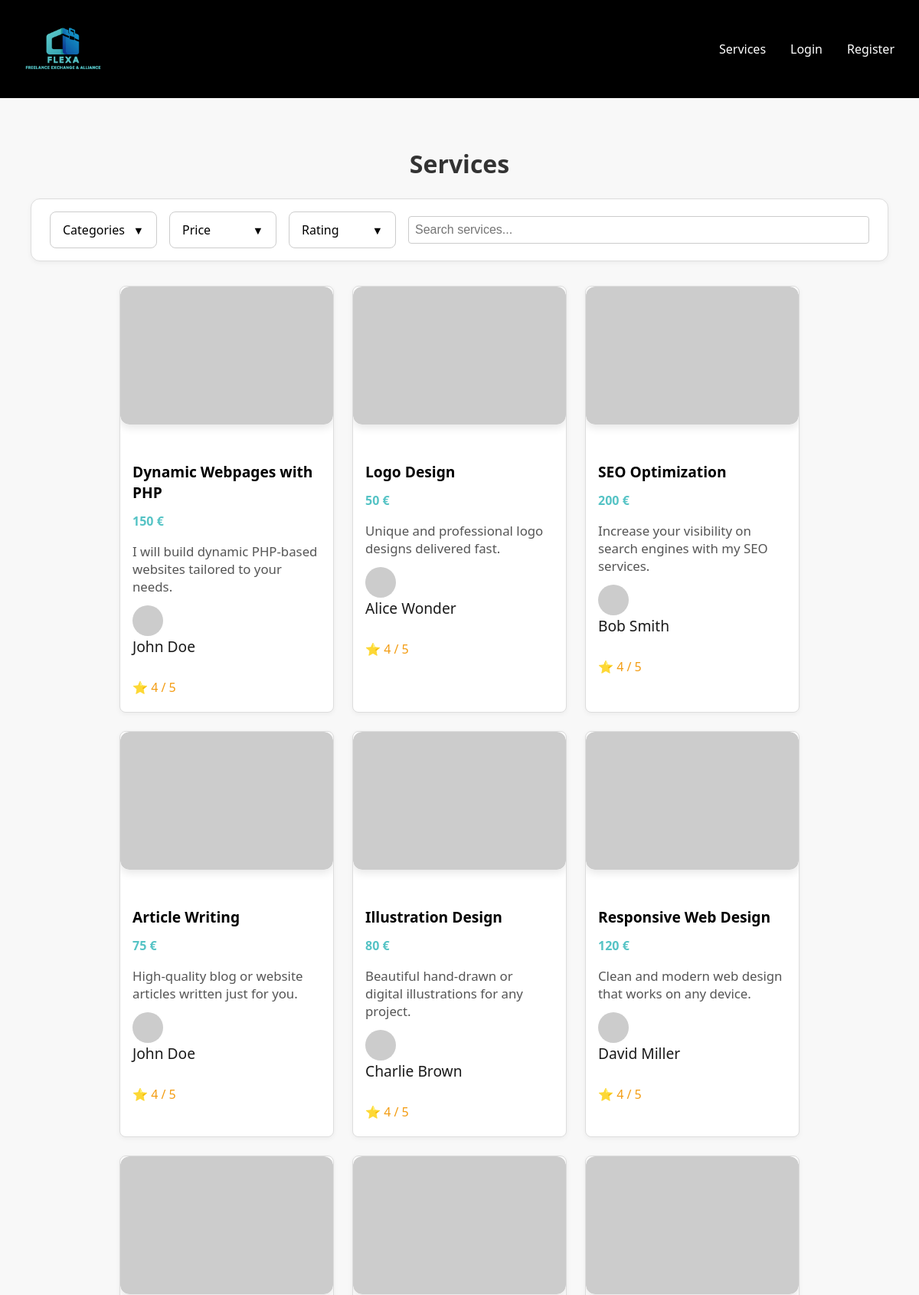
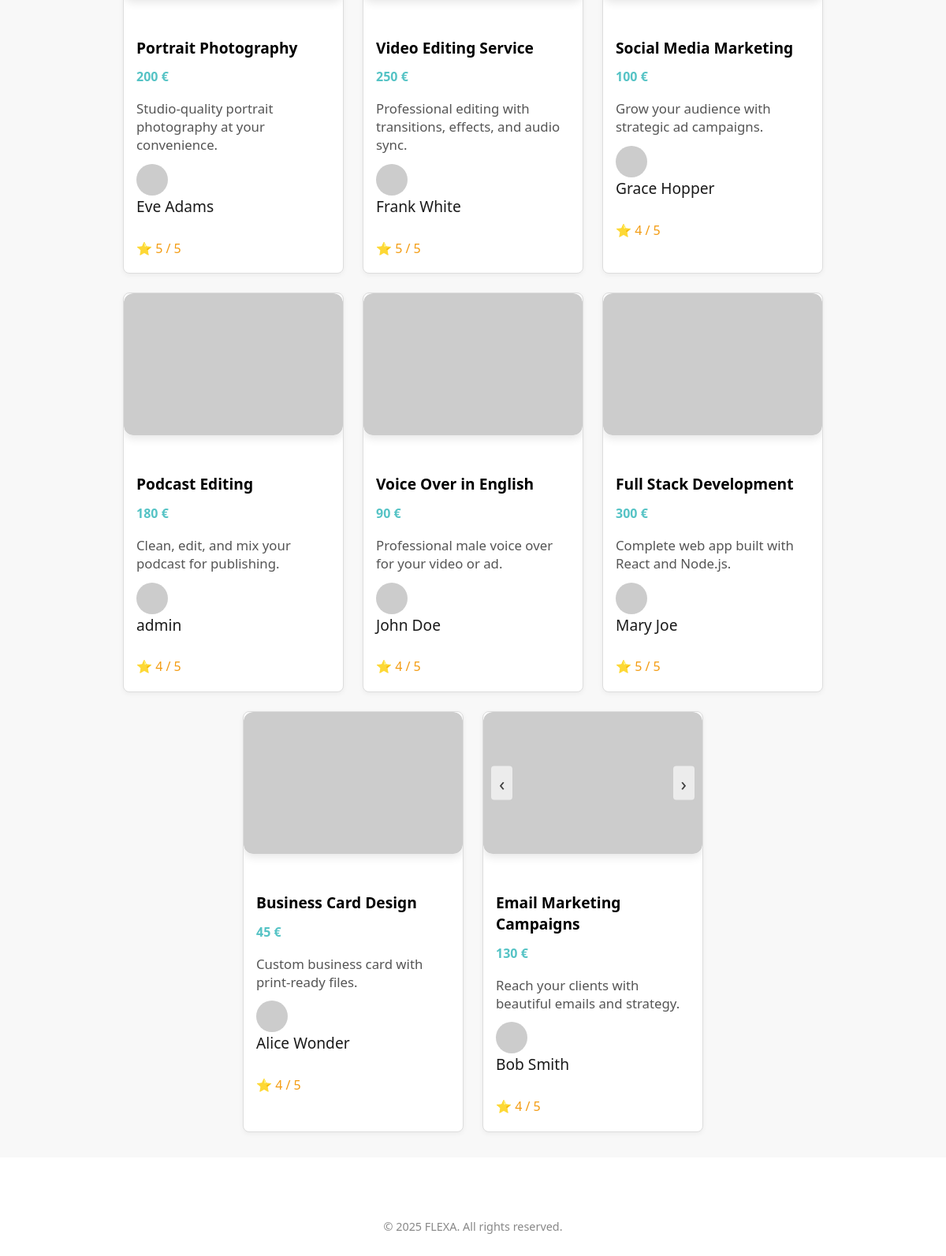
Screenshot of /pages/services.php with the database file from the repository (2 pictures, top to bottom).
### tables this page shows
CREATE TABLE Service
(
    serviceId    INTEGER,
    freelancerId INTEGER,
    categoryId   INTEGER,
    title        VARCHAR(255),
    price        DECIMAL(10, 2),
    deliveryTime INTEGER,
    description  TEXT,
    about        TEXT,
    status       VARCHAR(15),
    rating       DECIMAL(2, 1) DEFAULT 0,

    CONSTRAINT Service_PK PRIMARY KEY (serviceId),
    CONSTRAINT Service_freelancerId_NN CHECK (freelancerId IS NOT NULL),
    CONSTRAINT Service_title_NN CHECK (title IS NOT NULL),
    CONSTRAINT Service_price_NN CHECK (price IS NOT NULL),
    CONSTRAINT Service_deliveryTime_NN CHECK (deliveryTime IS NOT NULL),
    CONSTRAINT Service_description_NN CHECK (description IS NOT NULL),
    CONSTRAINT Service_status_NN CHECK (status IS NOT NULL),
    CONSTRAINT Service_rating_NN CHECK (rating IS NOT NULL),
    CONSTRAINT Service_freelancer_FK FOREIGN KEY (freelancerId) REFERENCES User (userId) ON UPDATE CASCADE,
    CONSTRAINT Service_category_FK FOREIGN KEY (categoryId) REFERENCES ServiceCategory (serviceCategoryId) ON DELETE SET NULL ON UPDATE CASCADE,
    CONSTRAINT Service_deliveryTime_check CHECK (deliveryTime > 0),
    CONSTRAINT Service_status_CK CHECK (status IN ('active', 'inactive', 'deleted')),
    CONSTRAINT Service_rating_CK CHECK (rating BETWEEN 0 AND 5)
);

### pages/services.php (called while the page is built, shortened)
<?php
require_once(__DIR__ . '/../templates/common.tpl.php');
require_once(__DIR__ . '/../database/connection.db.php');
require_once(__DIR__ . '/../model/service.class.php');
require_once(__DIR__ . '/../templates/services.tpl.php');
$db = getDatabaseConnection();
$services = Service::getAllServices($db);
$services_freelancers = getFreelancersForServices($db, $services);
drawServices("Services", $services_freelancers, $db);

### model/service.class.php (called while the page is built, shortened)
<?php
class Service
{
    public static function getAllServices(PDO $db): array
    {
        $stmt = $db->prepare("SELECT * FROM Service");
        $stmt->execute();
        $services = [];
        while ($data = $stmt->fetch(PDO::FETCH_ASSOC)) {
            $serviceId = intval($data['serviceId']);
            $freelancerId = intval($data['freelancerId']);
            $categoryId = intval($data['categoryId']);
            $title = $data['title'];
            $price = floatval($data['price']);
            $deliveryTime = intval($data['deliveryTime']);
            $description = $data['description'];
            $about = $data['about'];
            $status = $data['status'];
            $rating = floatval($data['rating']);
            $mediaStmt = $db->prepare("SELECT mediaURL FROM ServiceMedia WHERE serviceId = :id");
            $mediaStmt->bindParam(":id", $serviceId, PDO::PARAM_INT);
            $mediaStmt->execute();
            $images = $mediaStmt->fetchAll(PDO::FETCH_COLUMN);
            $services[] = new Service(
                $serviceId,
                $freelancerId,
                $categoryId,
                $title,
                $price,
                $deliveryTime,
                $description,
                $about,
                $status,
                $rating,
                $images
            );
        }
        return $services;
    }
}

### templates/services.tpl.php (the view, shortened to what this page needs)
<?php
require_once(__DIR__ . '/../templates/common.tpl.php');
require_once(__DIR__ . '/../database/connection.db.php');
require_once(__DIR__ . '/../model/service.class.php');
function drawServices(string $category, array $services, PDO $db): void
{
?>
    <section class="category-section">
        <div class="category-container">
            <?php
            if (strtolower($category) === 'services') {
                echo '<h2 class="section-title">Services</h2>';
            } elseif (str_starts_with($category, '_')) {
                echo '<h2 class="section-category-title">Search Results for ' . htmlspecialchars(ucfirst(substr($category, 1))) . '</h2>';
            } else {
                echo '<h2 class="section-category-title">' . htmlspecialchars($category) . '</h2>';
            }
            ?>
            <div class="filter-controls">
                <div class="filter-dropdown">
                    <button class="filter-button" data-toggle-dropdown="#categories-dropdown">
                        Categories <span class="arrow">▼</span>
                    </button>
                </div>
                <div class="filter-dropdown">
                    <button class="filter-button" data-toggle-dropdown="#price-dropdown">
                        Price <span class="arrow">▼</span>
                    </button>
                </div>
                <div class="filter-dropdown">
                    <button class="filter-button" data-toggle-dropdown="#rating-dropdown">
                        Rating <span class="arrow">▼</span>
                    </button>
                </div>
                <div class="search-wrapper">
                    <input type="text" id="search-service-input" class="search-bar" placeholder="Search services...">
                </div>
            </div>
            <?php if (empty($services)): ?>
                <p>No services found in this category.</p>
            <?php else: ?>
                <div class="service-grid">
                    <?php foreach ($services as $service): ?>
                        <article class="service-display card-hover-lift">
                            <div class="service-slider" data-service-id="<?= $service['serviceId'] ?>">
                                <?php if (count($service['images']) > 1): ?>
                                    <button class="slider-prev">‹</button>
                                <?php endif; ?>
                                <div class="slider-images">
                                    <?php foreach ($service['images'] as $index => $imgURL): ?>
                                        <a href="/pages/service_detail.php?id=<?= $service['serviceId'] ?>">
                                            <img src="<?= htmlspecialchars($imgURL) ?>"
                                                alt="Service image <?= $index + 1 ?>"
                                                class="slider-image<?= $index === 0 ? ' active' : '' ?>">
                                        </a>
                                    <?php endforeach; ?>
                                </div>
                                <?php if (count($service['images']) > 1): ?>
                                    <button class="slider-next">›</button>
                                <?php endif; ?>
                            </div>
                            <div class="service-info">
                                <h3 class="service-title"><?= htmlspecialchars($service['title']) ?></h3>
                                <p class="service-price"><?= htmlspecialchars((string)$service['price']) ?> €</p>
                                <p class="service-description text-clamp-3"><?= htmlspecialchars($service['description']) ?></p>
                                <div class="freelancer-info">
                                    <a href="/pages/user.php?id=<?= $service['freelancer']['id'] ?>">
                                        <img src="<?= htmlspecialchars($service['freelancer']['profilePictureURL']) ?>"
                                            alt="Freelancer profile" class="freelancer-pic">
                                        <span class="freelancer-name"><?= htmlspecialchars($service['freelancer']['name']) ?></span>
                                    </a>
                                </div>
                                <?php if ($service['avgRating'] != 0): ?>
                                    <p class="service-rating">
                                        ⭐ <?= htmlspecialchars((string)round($service['avgRating']), 2) ?> /
                                        5</p>
                                <?php else: ?>
                                    <p class="service-rating">⭐ No ratings yet</p>
                                <?php endif; ?>
                            </div>
                        </article>
                    <?php endforeach; ?>
                </div>
            <?php endif; ?>
        </div>
    </section>
<?php } ?>

### css/variables.css (style rules this page uses)
:root { --color-primary: #ff3c00; --color-primary-dark: #e83500; --color-secondary: #55c3c5; --color-secondary-dark: #007a7c; --color-success: #28a745; --color-info: #17a2b8; --color-info-dark: #0056b3; --color-warning: #ffc107; --color-danger: #dc3545; --color-black: #000; --color-gray-dark: #333; --color-gray-medium: #555; --color-gray-light: #888; --color-gray-border: #ccc; --color-gray-bg: #f8f8f8; --color-white: #fff; --color-text-primary: var(--color-gray-dark); --color-text-secondary: var(--color-gray-medium); --color-text-muted: var(--color-gray-light); --color-text-white: var(--color-white); --color-bg-primary: var(--color-white); --color-bg-secondary: var(--color-gray-bg); --color-border-primary: var(--color-gray-border); --color-border-secondary: #ddd; --color-border-light: #eee; }

### css/base.css (style rules this page uses)
*, *::before, *::after { box-sizing: border-box; }
body { margin: 0; background: var(--color-bg-primary); color: var(--color-text-primary); font-family: "Segoe UI", sans-serif; padding: 0; }
a { text-decoration: none; color: inherit; }
h1, h2, h3, h4, h5, h6 { margin-top: 0; font-weight: bold; }
p { margin-bottom: 1rem; }
img { max-width: 100%; height: auto; display: block; }
button { font-family: inherit; cursor: pointer; }
.text-clamp-3 { display: -webkit-box; -webkit-line-clamp: 3; line-clamp: 3; -webkit-box-orient: vertical; overflow: hidden; }
.card-hover-lift { transition: transform 0.2s ease, box-shadow 0.2s ease; }

### css/categories.css (style rules this page uses)
.section-title { text-align: center; font-size: 2rem; font-weight: bold; margin-top: 2rem; margin-bottom: 1.5rem; color: var(--color-text-primary); }
.category-section { padding: 2rem 0; background-color: var(--color-bg-secondary); }
.category-container { max-width: 1200px; margin: 0 auto; padding: 0 1rem; }

### css/user.css (style rules this page uses)
.service-info p { margin: 0.3rem 0; text-align: left; }

### css/service.css (style rules this page uses)
.service-grid { display: flex; gap: 1.5rem; justify-content: center; flex-wrap: wrap; align-items: stretch; }
.service-display { background-color: white; border: 1px solid var(--color-border-secondary); border-radius: 8px; overflow: hidden; box-shadow: 0 2px 6px rgba(0, 0, 0, 0.05); transition: transform 0.2s ease; display: flex; flex-direction: column; justify-content: space-between; width: 280px; min-height: 500px; flex: 0 1 auto; }
.service-info { flex-grow: 1; display: flex; flex-direction: column; padding: 1rem; gap: 0.5rem; }
.service-title { font-size: 1.2rem; font-weight: bold; margin: 0; color: #000 !important; }
.service-description { font-size: 1.05rem; color: #555; margin: 0; overflow: hidden; text-overflow: ellipsis; display: -webkit-box; -webkit-line-clamp: 3; -webkit-box-orient: vertical; }
.service-price { color: #55c3c5; font-weight: 600; margin: 0rem; transition: color 0.2s ease; }
.freelancer-info { display: flex; align-items: center; gap: 0.75rem; font-size: 1.1rem; margin-bottom: 1rem; justify-content: flex-start; text-align: left; }
.freelancer-pic { width: 40px; height: 40px; border-radius: 50%; object-fit: cover; }
.freelancer-name { font-size: 1.2rem; font-weight: 500; color: #1a1a1a; }
.service-rating { font-size: 1rem; color: #f39c12; display: flex; align-items: center; gap: 0.5rem; margin: 0; }
.carousel, .service-slider { position: relative; width: 100%; height: 180px; overflow: hidden; margin: 0; margin-bottom: 2rem; border-radius: 12px; box-shadow: 0 4px 12px rgba(0, 0, 0, 0.1); }
.slider-images { position: relative; width: 100%; height: 100%; }
.carousel-image, .slider-image { width: 100%; height: 100%; object-fit: cover; display: none; position: absolute; top: 0; left: 0; border-radius: 12px; }
.carousel-image.active, .slider-image.active { display: block; }
.carousel button, .slider-prev, .slider-next { position: absolute; top: 50%; transform: translateY(-50%); background: rgba(255, 255, 255, 0.9); border: none; font-size: 1.5rem; padding: 5px 10px; cursor: pointer; z-index: 10; opacity: 0.7; transition: opacity 0.3s ease; border-radius: 4px; }
.carousel .prev, .slider-prev { left: 10px; }
.carousel .next, .slider-next { right: 10px; }
.filter-controls { display: flex; flex-wrap: wrap; gap: 1rem; padding: 1rem; background-color: #f9f9f9; border: 1px solid #ddd; border-radius: 8px; box-shadow: 0 2px 4px rgba(0, 0, 0, 0.1); margin-bottom: 1rem; align-items: flex-start; }
.filter-controls select, .filter-controls input[type="text"], .filter-controls input[type="range"] { flex: 1 1 auto; padding: 0.5rem; border: 1px solid #ccc; border-radius: 4px; font-size: 1rem; }

### rows the page displays
service: title "Illustration Design", price "80", description "Beautiful hand-drawn or digital illustrations for any project.", name "Charlie Brown", rating "4"
service: title "Responsive Web Design", price "120", description "Clean and modern web design that works on any device.", name "David Miller", rating "4"
service: title "Portrait Photography", price "200", description "Studio-quality portrait photography at your convenience.", name "Eve Adams", rating "5"
service: title "Video Editing Service", price "250", description "Professional editing with transitions, effects, and audio sync.", name "Frank White", rating "5"
service: title "Podcast Editing", price "180", description "Clean, edit, and mix your podcast for publishing.", name "admin", rating "4"
service: title "Full Stack Development", price "300", description "Complete web app built with React and Node.js.", name "Mary Joe", rating "5"

### other values shown
$service['title'] "Dynamic Webpages with PHP"
$service['price'] "150"
$service['description'] "I will build dynamic PHP-based websites tailored to your needs."
$service['freelancer']['name'] "John Doe"
$service['avgRating'] "4"
$service['title'] "Logo Design"
$service['price'] "50"
$service['description'] "Unique and professional logo designs delivered fast."
$service['freelancer']['name'] "Alice Wonder"
$service['title'] "SEO Optimization"
$service['price'] "200"
$service['description'] "Increase your visibility on search engines with my SEO services."
$service['freelancer']['name'] "Bob Smith"
$service['title'] "Article Writing"
$service['price'] "75"
